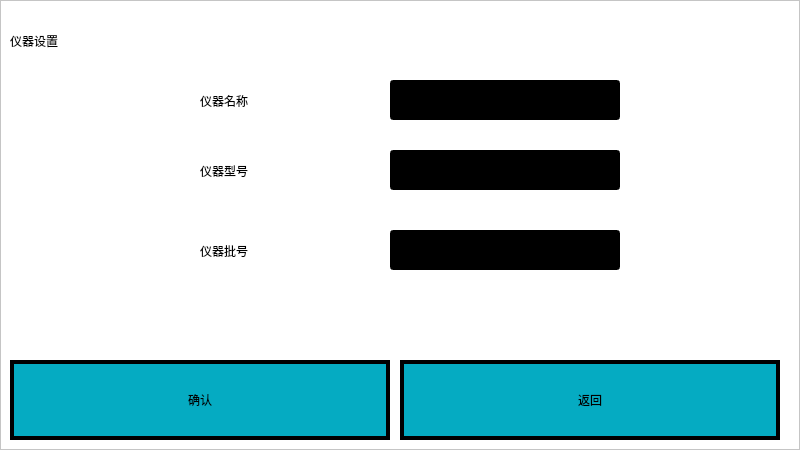
<?xml version="1.0" encoding="UTF-8"?>
<ui version="4.0">
 <class>Form</class>
 <widget class="QWidget" name="Form">
  <property name="geometry">
   <rect>
    <x>0</x>
    <y>0</y>
    <width>800</width>
    <height>450</height>
   </rect>
  </property>
  <property name="windowTitle">
   <string>Form</string>
  </property>
  <property name="styleSheet">
   <string notr="true">background-color: rgb(255, 255, 255);</string>
  </property>
  <widget class="QFrame" name="frame">
   <property name="geometry">
    <rect>
     <x>0</x>
     <y>0</y>
     <width>800</width>
     <height>450</height>
    </rect>
   </property>
   <property name="frameShape">
    <enum>QFrame::StyledPanel</enum>
   </property>
   <property name="frameShadow">
    <enum>QFrame::Raised</enum>
   </property>
   <widget class="QPushButton" name="btnConfirm">
    <property name="geometry">
     <rect>
      <x>10</x>
      <y>360</y>
      <width>380</width>
      <height>80</height>
     </rect>
    </property>
    <property name="styleSheet">
     <string notr="true">QPushButton {
font: 20pt &quot;宋体&quot;;
border:4px solid rgb(0,0,0);
background-color:#05abc2;
}

QPushButton:pressed{
background-color: rgb(255, 0, 0);
}
</string>
    </property>
    <property name="text">
     <string>确认</string>
    </property>
   </widget>
   <widget class="QPushButton" name="btnReturn">
    <property name="geometry">
     <rect>
      <x>400</x>
      <y>360</y>
      <width>380</width>
      <height>80</height>
     </rect>
    </property>
    <property name="styleSheet">
     <string notr="true">QPushButton {
font: 20pt &quot;宋体&quot;;
border:4px solid rgb(0,0,0);
background-color:#05abc2;
}

QPushButton:pressed{
background-color: rgb(255, 0, 0);
}
</string>
    </property>
    <property name="text">
     <string>返回</string>
    </property>
   </widget>
   <widget class="QLabel" name="label_3">
    <property name="geometry">
     <rect>
      <x>10</x>
      <y>10</y>
      <width>191</width>
      <height>61</height>
     </rect>
    </property>
    <property name="styleSheet">
     <string notr="true">font: 20pt &quot;宋体&quot;;</string>
    </property>
    <property name="text">
     <string>仪器设置</string>
    </property>
   </widget>
   <widget class="QLabel" name="label_4">
    <property name="geometry">
     <rect>
      <x>200</x>
      <y>70</y>
      <width>191</width>
      <height>61</height>
     </rect>
    </property>
    <property name="styleSheet">
     <string notr="true">font: 20pt &quot;宋体&quot;;</string>
    </property>
    <property name="text">
     <string>仪器名称</string>
    </property>
   </widget>
   <widget class="QLabel" name="label_5">
    <property name="geometry">
     <rect>
      <x>200</x>
      <y>140</y>
      <width>191</width>
      <height>61</height>
     </rect>
    </property>
    <property name="styleSheet">
     <string notr="true">font: 20pt &quot;宋体&quot;;</string>
    </property>
    <property name="text">
     <string>仪器型号</string>
    </property>
   </widget>
   <widget class="QLabel" name="label_6">
    <property name="geometry">
     <rect>
      <x>200</x>
      <y>220</y>
      <width>191</width>
      <height>61</height>
     </rect>
    </property>
    <property name="styleSheet">
     <string notr="true">font: 20pt &quot;宋体&quot;;</string>
    </property>
    <property name="text">
     <string>仪器批号</string>
    </property>
   </widget>
   <widget class="QLineEdit" name="nameLine">
    <property name="geometry">
     <rect>
      <x>390</x>
      <y>80</y>
      <width>230</width>
      <height>40</height>
     </rect>
    </property>
    <property name="styleSheet">
     <string notr="true">QLineEdit{
font: 20pt &quot;宋体&quot;;
background-color:rgba(0,0,0,255);
color: rgb(255,255,255);
}</string>
    </property>
   </widget>
   <widget class="QLineEdit" name="modeLine">
    <property name="geometry">
     <rect>
      <x>390</x>
      <y>150</y>
      <width>230</width>
      <height>40</height>
     </rect>
    </property>
    <property name="styleSheet">
     <string notr="true">QLineEdit{
font: 20pt &quot;宋体&quot;;
background-color:rgba(0,0,0,255);
color: rgb(255,255,255);
}</string>
    </property>
   </widget>
   <widget class="QLineEdit" name="serialLine">
    <property name="geometry">
     <rect>
      <x>390</x>
      <y>230</y>
      <width>230</width>
      <height>40</height>
     </rect>
    </property>
    <property name="styleSheet">
     <string notr="true">QLineEdit{
font: 20pt &quot;宋体&quot;;
background-color:rgba(0,0,0,255);
color: rgb(255,255,255);
}</string>
    </property>
   </widget>
  </widget>
 </widget>
 <resources/>
 <connections/>
</ui>
